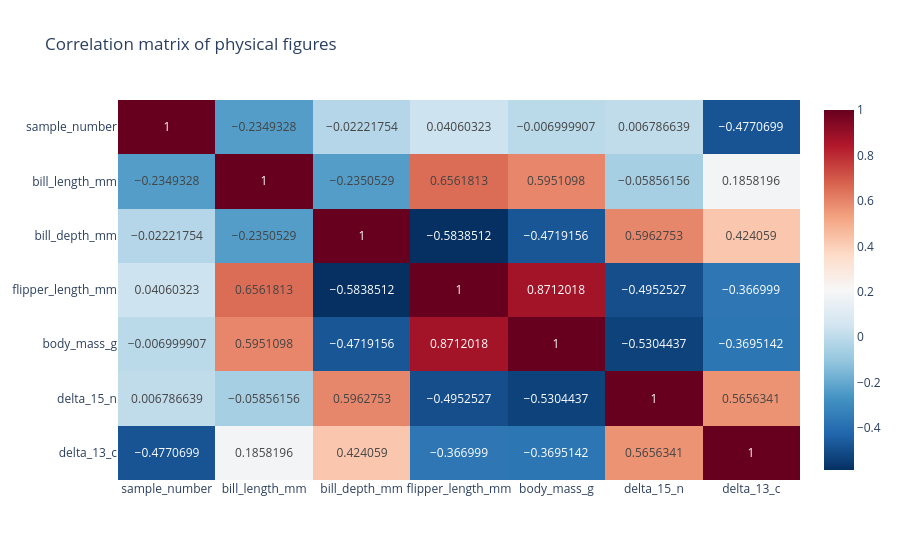

Notebook code cell kept with this figure:
### Code cell
# 2. Correlation: Correlation matrix of physical figures
corr = df.select_dtypes(include=[np.number]).corr()
fig2 = px.imshow(corr, text_auto=True, aspect="auto",
                 title="Correlation matrix of physical figures",
                 color_continuous_scale='RdBu_r')
fig2.show()

### Figure 1 — Plotly figure (JSON) as saved in the notebook; plotly's stock layout.template omitted (floating-point values rounded to 4 significant figures)
{"data": [{"coloraxis": "coloraxis", "hovertemplate": "x: %{x}<br>y: %{y}<br>color: %{z}<extra></extra>", "name": "0", "texttemplate": "%{z}", "type": "heatmap", "x": ["sample_number", "bill_length_mm", "bill_depth_mm", "flipper_length_mm", "body_mass_g", "delta_15_n", "delta_13_c"], "xaxis": "x", "y": ["sample_number", "bill_length_mm", "bill_depth_mm", "flipper_length_mm", "body_mass_g", "delta_15_n", "delta_13_c"], "yaxis": "y", "z": [[1.0, -0.2349, -0.02222, 0.0406, -0.007, 0.006787, -0.4771], [-0.2349, 1.0, -0.2351, 0.6562, 0.5951, -0.05856, 0.1858], [-0.02222, -0.2351, 1.0, -0.5839, -0.4719, 0.5963, 0.4241], [0.0406, 0.6562, -0.5839, 1.0, 0.8712, -0.4953, -0.367], [-0.007, 0.5951, -0.4719, 0.8712, 1.0, -0.5304, -0.3695], [0.006787, -0.05856, 0.5963, -0.4953, -0.5304, 1.0, 0.5656], [-0.4771, 0.1858, 0.4241, -0.367, -0.3695, 0.5656, 1.0]]}], "layout": {"coloraxis": {"colorscale": [[0, "rgb(5,48,97)"], [0.1, "rgb(33,102,172)"], [0.2, "rgb(67,147,195)"], [0.3, "rgb(146,197,222)"], [0.4, "rgb(209,229,240)"], [0.5, "rgb(247,247,247)"], [0.6, "rgb(253,219,199)"], [0.7, "rgb(244,165,130)"], [0.8, "rgb(214,96,77)"], [0.9, "rgb(178,24,43)"], [1, "rgb(103,0,31)"]]}, "title": {"text": "Correlation matrix of physical figures"}, "xaxis": {"anchor": "y", "domain": [0, 1]}, "yaxis": {"anchor": "x", "autorange": "reversed", "domain": [0, 1]}}}
